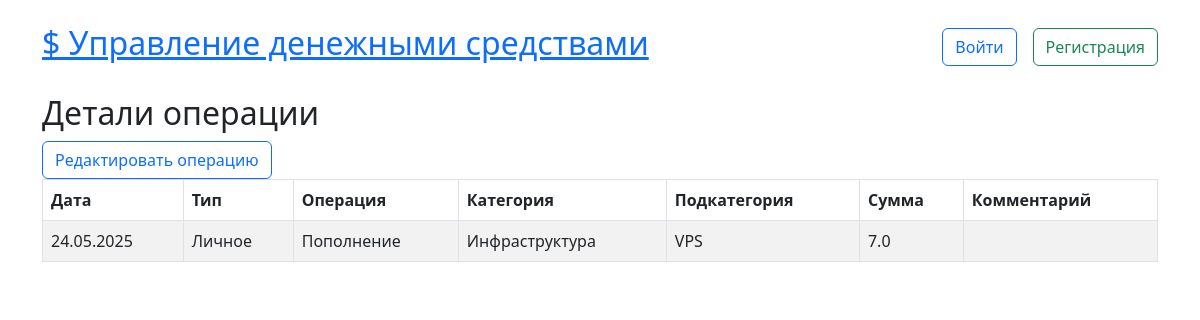
/movecashs/1/, run on an earlier commit of the app's database.
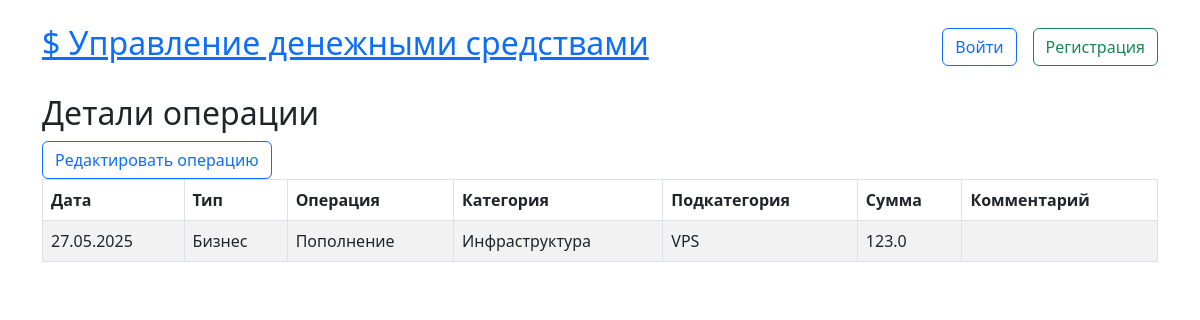
And on a later commit of the database.
### app_cash/models.py (models this page shows, shortened)
class MoveCash(models.Model):
    user = models.ForeignKey(User, on_delete=models.CASCADE, related_name="movecashes")
    created_at = models.DateTimeField(default=timezone.now)
    status = models.ForeignKey("Status", on_delete=models.CASCADE, related_name="status")
    typeoperation = models.ForeignKey("TypeOperation", on_delete=models.CASCADE, related_name="typeoperations")
    category = models.ForeignKey("Category", on_delete=models.CASCADE, related_name="categories")
    subcategory = models.ForeignKey("SubCategory", on_delete=models.CASCADE, related_name="subcategories")
    sum_operation = models.FloatField()
    comment = models.CharField(max_length=200, blank=True)
    class Meta:
        verbose_name = "ДДС"
        verbose_name_plural = "Движение денежных средств"

class Status(models.Model):
    name_status = models.CharField(max_length=100, unique=True)
    class Meta:
        verbose_name = "Статус"
        verbose_name_plural = "Статусы"
    def __str__(self):
        return f"{self.name_status}"

class TypeOperation(models.Model):
    type_operation = models.CharField(max_length=100, unique=True)
    class Meta:
        verbose_name = "Операция"
        verbose_name_plural = "Операции"
    def __str__(self):
        return f"{self.type_operation}"

class Category(models.Model):
    type_operation = models.ForeignKey("TypeOperation", on_delete=models.CASCADE, related_name="typecategories")
    name = models.CharField(max_length=150, unique=True)
    class Meta:
        verbose_name = "Категория"
        verbose_name_plural = "Категории"
    def __str__(self):
        return f"{self.name}"

class SubCategory(models.Model):
    category = models.ForeignKey("Category", on_delete=models.CASCADE, related_name="subcategories")
    name = models.CharField(max_length=150, unique=True)
    class Meta:
        verbose_name = "Подкатегория"
        verbose_name_plural = "Подкатегории"
    def __str__(self):
        return f"{self.name}"

### app_cash/views.py (the view)
# urls.py: path("movecashs/<int:pk>/", MoveCashDetail.as_view(), name="movecashs_detatil"),
class MoveCashDetail(DetailView):
    model = MoveCash
    template_name = "move_cash/movecash_detail.html"
    context_object_name = "movecash"

### templates/move_cash/movecash_detail.html
{% extends "base.html" %}
{% block content %}
<h2>Детали операции</h2>
<a href="{% url 'movecashs_update' movecash.pk %}" class="btn btn-outline-primary">Редактировать операцию</a>
{% if movecash %}
<table class="table table-bordered table-striped">
  <thead>
    <tr>
      <th>Дата</th>
      <th>Тип</th>
      <th>Операция</th>
      <th>Категория</th>
      <th>Подкатегория</th>
      <th>Сумма</th>
      <th>Комментарий</th>
    </tr>
  </thead>
  <tbody>
    <tr>
      <td>{{ movecash.created_at|date:"d.m.Y" }}</td>
      <td>{{ movecash.status }}</td>
      <td>{{ movecash.typeoperation }}</td>
      <td>{{ movecash.category }}</td>
      <td>{{ movecash.subcategory }}</td>
      <td>{{ movecash.sum_operation }}</td>
      <td>{{ movecash.comment }}</td>
    </tr>
  </tbody>
</table>
{% else %}
  <p class="text-center">Такой записи нет</p>
{% endif %}
{% endblock content %}

### templates/base.html (shortened to what this page needs)
<!DOCTYPE html>
<html lang="ru">
<head>
  <link href="https://cdn.jsdelivr.net/npm/bootstrap@5.3.0/dist/css/bootstrap.min.css" rel="stylesheet">
</head>
<body class="container mt-4">
  <header class="d-flex justify-content-between align-items-center mb-4">
    <div>
      <h2><a href="{% url 'movecashs' %}">$ Управление денежными средствами</a></h2>
    </div>
    <div class="d-flex align-items-center gap-3">
      {% if user.is_authenticated %}
        <a href="{% url 'movecashs_create' %}" class="btn btn-outline-primary">Создать операцию</a>
        <a href="#" class="btn btn-outline-primary">Управление справочниками</a>
        <span>Вы: <strong>{{ user.username }}</strong></span>
        <form action="{% url 'logout' %}" method="post" class="d-inline">
          {% csrf_token %}
          <button type="submit" class="btn btn-link p-0 m-0 align-baseline">Выйти</button>
        </form>
      {% else %}
        <a class="btn btn-outline-primary" href="{% url 'login' %}">Войти</a>
        <a class="btn btn-outline-success" href="{% url 'register' %}">Регистрация</a>
      {% endif %}
    </div>
  </header>
  {% block content %}
  {% endblock content %}
</body>
</html>

What changed in the data, as far as the page shows it:
changed MoveCash "Пополнение": created_at "24.05.2025" → "27.05.2025"; status "Личное" → "Бизнес"; sum_operation "7.0" → "123.0"
